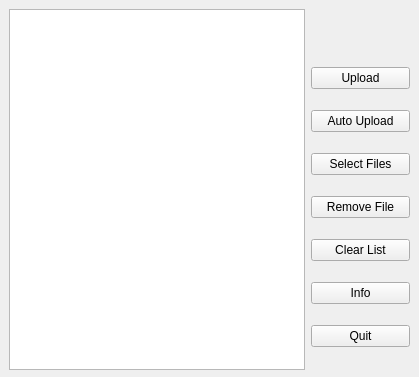
<?xml version="1.0" encoding="UTF-8"?>
<ui version="4.0">
 <class>MainWindow</class>
 <widget class="QMainWindow" name="MainWindow">
  <property name="geometry">
   <rect>
    <x>0</x>
    <y>0</y>
    <width>419</width>
    <height>377</height>
   </rect>
  </property>
  <property name="windowTitle">
   <string>DriveGuru</string>
  </property>
  <widget class="QWidget" name="centralwidget">
   <widget class="QWidget" name="horizontalLayoutWidget">
    <property name="geometry">
     <rect>
      <x>9</x>
      <y>9</y>
      <width>401</width>
      <height>361</height>
     </rect>
    </property>
    <layout class="QHBoxLayout" name="horizontalLayout" stretch="6,2">
     <item>
      <widget class="QListWidget" name="fileListWidget"/>
     </item>
     <item>
      <layout class="QVBoxLayout" name="verticalLayout">
       <item>
        <widget class="QPushButton" name="driveLogoBtn">
         <property name="text">
          <string/>
         </property>
         <property name="icon">
          <iconset>
           <normaloff>drive.png</normaloff>drive.png</iconset>
         </property>
         <property name="iconSize">
          <size>
           <width>96</width>
           <height>96</height>
          </size>
         </property>
         <property name="flat">
          <bool>true</bool>
         </property>
        </widget>
       </item>
       <item>
        <widget class="QPushButton" name="uploadBtn">
         <property name="text">
          <string>Upload</string>
         </property>
        </widget>
       </item>
       <item>
        <widget class="QPushButton" name="autoUploadBtn">
         <property name="text">
          <string>Auto Upload</string>
         </property>
        </widget>
       </item>
       <item>
        <widget class="QPushButton" name="selectFilesBtn">
         <property name="text">
          <string>Select Files</string>
         </property>
        </widget>
       </item>
       <item>
        <widget class="QPushButton" name="removeFileBtn">
         <property name="text">
          <string>Remove File</string>
         </property>
        </widget>
       </item>
       <item>
        <widget class="QPushButton" name="clearListBtn">
         <property name="text">
          <string>Clear List</string>
         </property>
        </widget>
       </item>
       <item>
        <widget class="QPushButton" name="infoBtn">
         <property name="text">
          <string>Info</string>
         </property>
        </widget>
       </item>
       <item>
        <widget class="QPushButton" name="quitBtn">
         <property name="text">
          <string>Quit</string>
         </property>
        </widget>
       </item>
      </layout>
     </item>
    </layout>
   </widget>
  </widget>
 </widget>
 <resources/>
 <connections/>
</ui>
